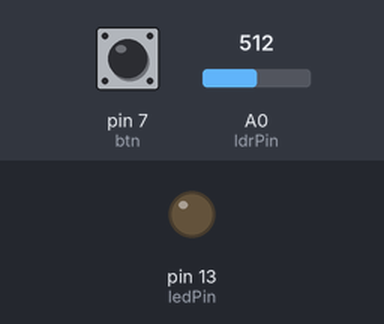
This sketch was run on a simulated Arduino Uno, built with avr-gcc and run on an emulated ATmega328P. Parts: output pins drawn as LEDs (lit = HIGH). The inputs (shaded band) are chosen by the test bench; at power-on: A0 (ldrPin) = 512, pin 7 (btn) HIGH. What the sketch prints to the serial monitor is not drawn.

Above: at 1.2 s.
1.3 s: A0 (ldrPin) set to 482
At 2.2 s:
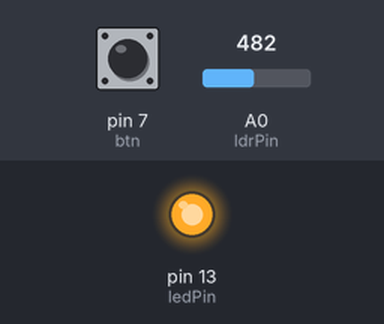
4.3 s: pin 7 (btn) pulled LOW for 0.15 s
7.4 s: pin 7 (btn) pulled LOW for 1 s
Timing chart, 0 to 10.4 s (numbered marks = the images above; inputs shaded):
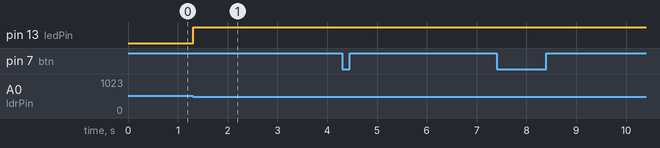

The sketch:

ledassignment.ino
```cpp
//set pin numbers
//const won't change
const int ledPin = 13;   //the number of the LED pin
const int btn = 7;   //Button pin
const int ldrPin = A0;  //the number of the LDR pin

int buttonState = 0;
int oldButtonState = LOW;
int ledState = LOW;

void setup() {

  Serial.begin(9600);
  pinMode(ledPin, OUTPUT);  //initialize the LED pin as an output
  pinMode(ldrPin, INPUT);   //initialize the LDR pin as an input
  pinMode(btn, INPUT_PULLUP); // initialize button as input
}

void loop() {

  int ldrStatus = analogRead(ldrPin);   //read the status of the LDR value

  //check if the LDR status is <= 300
  //if it is, the LED is HIGH

   if (ldrStatus <=500) {

    digitalWrite(ledPin, HIGH);               //turn LED on
    Serial.println("LDR is DARK, LED is ON");

   }
  else {

    digitalWrite(ledPin, LOW);          //turn LED off
    Serial.println("---------------");
  }

  int digitalVal = digitalRead(btn); // Take a reading

  if(HIGH == digitalVal)
  {
    digitalWrite(ledPin,LOW); //Turn the LED off
  }
  else
  {
    digitalWrite(ledPin,HIGH);//Turn the LED on

  }


}
```

Measured:
- the behaviour switches between 501 and 500 on A0 (ldrPin) (found by bisection; images 0 and 1)
- after the input at 1.3 s, pin 13 (ledPin): LOW → HIGH at once
